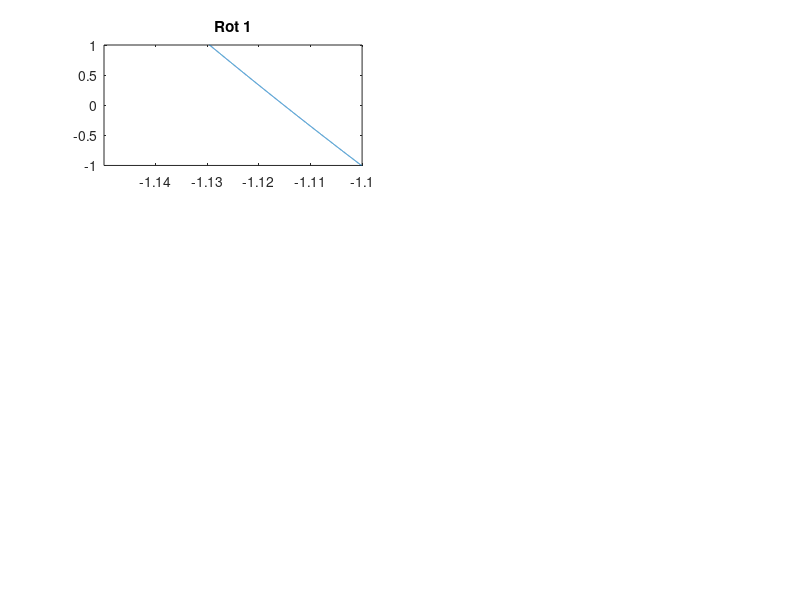

MATLAB code to generate this figure: (Note: this script raises an error after producing the figure.)
%______________Numme Labb 1_________________
% Uppg 1 - Linjärt ekvationssystem

% 1a)

%Vi ska lösa ekvationssystemet Ax=b
%Deffinierar matris A
A=[1 2 3 0;
  0 4 5 6;
  1 1 -1 0;
  1 1 1 1]

b=[7 6 5 4]'

%Definierar x-vektorn
%x=[x1 x2 x3 x4]'

x=A\b

% 1b)
%Beräknar residualvektorn r
r=b-A*x

% 1c)
%residualvektorn blir inte exakt 0 pga att 
%vektordivisionen inte beräknar värdena exakt utan 
%dessa approximeras, och har inte med fullständiga 
%värdet och därmed blir inte b exakt lika med A*x

%% Uppg 2
%% 
%b)
% Initierar ett figurfönster för att presentera plottar.
figure();

% Definierar funktionens definitionsmängd genom att definitera: x mellan -5
% och 7.5 med steglängd 1e-5
x= -5:1e-5:7.5;
x
% Definierar funktionen f(x)
f = @(x) 61*x - ((x.^2 + x + 0.03)./(3*x + 1)).^7 - 20*x.*exp(-x);


% Ger funktionens värdemängd, y är resultatet av x genom funktionen.
% Skapar en vektor av samma längd
y = f(x);

% Skapar 5 subplottar, 4 för rötter och en för funktionen i helhet.
subplot(3, 2, 1);
    plot(x, y);
        title('Rot 1');
        xlim([-1.15, -1.1]);
        ylim([-1, 1]);
        yline(0, 'color' ,'k', 'linestyle', ':', 'LineWidth', 1);

subplot(3, 2, 2);
    plot(x, y);
        title('Rot 2');
        xlim([-0.30, -0.28]);
        ylim([-1, 1]);
        yline(0, 'color' ,'k', 'linestyle', ':', 'LineWidth', 1);

subplot(3, 2, 3);
    plot(x, y);
        title('Rot 3');
        xlim([-0.001, 0.001]);
        ylim([-0.05, 0.05]);
        yline(0, 'color' ,'k', 'linestyle', ':', 'LineWidth', 1);

subplot(3, 2, 4);
    plot(x, y);
        title('Rot 4');
        xlim([6.35, 6.45]);
        ylim([-2, 2]);
        yline(0, 'color' ,'k', 'linestyle', ':', 'LineWidth', 1);

subplot(3, 2, 5:6);
    plot(x, y);
        title('y=f(x)');
        xlim([-3, 7]);
        ylim([-300, 300]);        
        yline(0, 'color' ,'k', 'linestyle', ':', 'LineWidth', 1);


%exportgraphics(gcf,'arrayAntennaMeshMew.png','Resolution',300);


% Från plottarna can rötterna grafiskt lokaliseras i följande:
x1=-1.15;
x2=-0.29;
x3=1e-2;
x4=6.34;


% c) Ta fram en av rötterna med Newtons Metod.

% Derivera funktionen f över x
df_dx= @(x) 61 - 7*((x.^2+x+0.03)./(3*x+1)).^6*( ( (3*x+1)*(2*x+1) - (x.^2+x+0.03)*(3) )./( (3*x+1)^2 ) ) - 20*(exp(-x)-x.*exp(-x));

%Initierar variabler x=input av funktion
% Val av x1,x2,x3,x4
x=x3
t=1
x_forra=1
rel_fel=1

%Iterativ metod med Newton raphson
while abs(rel_fel)>1e-8
    fx=f(x);
    dfx_dx=df_dx(x);

    %Newton Raphsons metod
    g=t;
    t=fx/dfx_dx;
    
    lin=t/g;
    kvad=t/(g^2);
    
    disp([x fx dfx_dx t lin kvad]);
    x_forra=x;
    x=x-t;
    rel_fel=(x-x_forra)/x;
end;

rot_NR=x



%% Uppg 3 

% Funktion
f = @(x) 61*x - ((x.^2 + x + 0.03)./(3 * x + 1 )).^7 - 20*x.*exp(-x);



disp("Sekantmetoden");
x0=0;
x1=1;

x_n=x1
x_n_prev=x0;

f_n_prev=f(0) %f0

while abs(x_n-x_n_prev)>5e-5;

    f_n=f(x_n)

    t_n=f_n*(x_n-x_n_prev)/(f_n-f_n_prev)
    disp("x f korr konv") 
    disp([x_n_prev f_n_prev])


    disp([x_n f_n t_n]) 
    x_n_prev=x_n;

    f_n_prev=f_n; 
    x_n=x_n-t_n; 

end; 
rot=x_n


%% uppg 4 Interpolation och linjära minsta kvadratmetoden

% Matrisen A ger datum: tid (sekunder)

A = [1 32 60 91 121 152 182 213 244 274 305 335 365; 374 486 633 794 955 1084 1104 998 845 684 527 396 374]';

% Definierar x och y utifrån matrisen 

x = A(:,1);
y = A(:,2);

% Definierar antal dagar

d = 1:1:365;

% Skapar anpassningar
figure()

% A)
subplot(3,3,1);
    % grad
    grad = length(x) -1;
    
    % Anpassa polynomet till datan
    k1 = polyfit(x,y,grad);
    
    % Skapa polynom med koefficienter
    p1 = polyval(k1,d);
    
    % Plotta
    hold on;
    plot(d,p1);
    plot(x,y,'b.');
    title("Interpolationspolynom genom alla punkter");
    xlabel("Dagar");
    ylabel("Minuter");
    axis([0,365,0,1300]);
    hold on;

    
% B)
subplot(3,3,2);
    k2 = interp1(x,y,d,"linear");
    plot(d,k2);
    hold on;
    plot(x,y,'b.');
    title("Styckvis interpolation genom alla punkter");
    xlabel("Dagar");
    ylabel("Minuter");
    axis([0,365,0,1300]);
    hold on;


% C)
subplot(3,3,3);
    k3 = spline(x,y,d);
    plot(d,k3);
    hold on;
    plot(x,y,'b.');
    title("Splines-approximation genom alla punkter");
    xlabel("Dagar");
    ylabel("Minuter");
    axis([0,365,0,1300]);
    hold on;

    
% D)
subplot(3,3,4);
    delX = x(6:8);
    delY = y(6:8);
    % Grad 2
    k4 = polyfit(delX,delY,2);
    p2 = polyval(k4,d);
    plot(d,p2);
    hold on;
    plot(x,y,'b.');
    title("2a gradspolynom (1 jun-1 aug");
    xlabel("Dagar");
    ylabel("Minuter");
    axis([0,365,0,1300]);
    hold on;


% E)
subplot(3,3,5);
    delX2 = x(4:9);
    delY2 = y(4:9);
    % Grad 2
    k5 = polyfit(delX2, delY2, 2);
    p3 = polyval(k5,d);
    plot(d,p3);
    hold on;
    plot(x,y,'b.');
    title("2a gradspolynom (1 apr-1 sept");
    xlabel("Dagar");
    ylabel("Minuter");
    axis([0,365,0,1300]);
    hold on;


% F) 
subplot(3,3,6);
    % Grad 2
    k6 = polyfir(x,y,2);
    p4 = polyval(k6,d);
    plot(d,p4);
    hold on;
    plot(x,y,'b.');
    title("2a gradspolynom genom alla punkter");
    xlabel("Dagar");
    ylabel("Minuter");
    axis([0,365,0,1300]);
    hold on;


% G)
subplot(3,3,7);
    w= 2*pi/365;
    c1 = ones(13,1);
    c2 = cos(w*x);
    c3 = sin(w*x);

    C = [c1,c2,c3];

    
    





